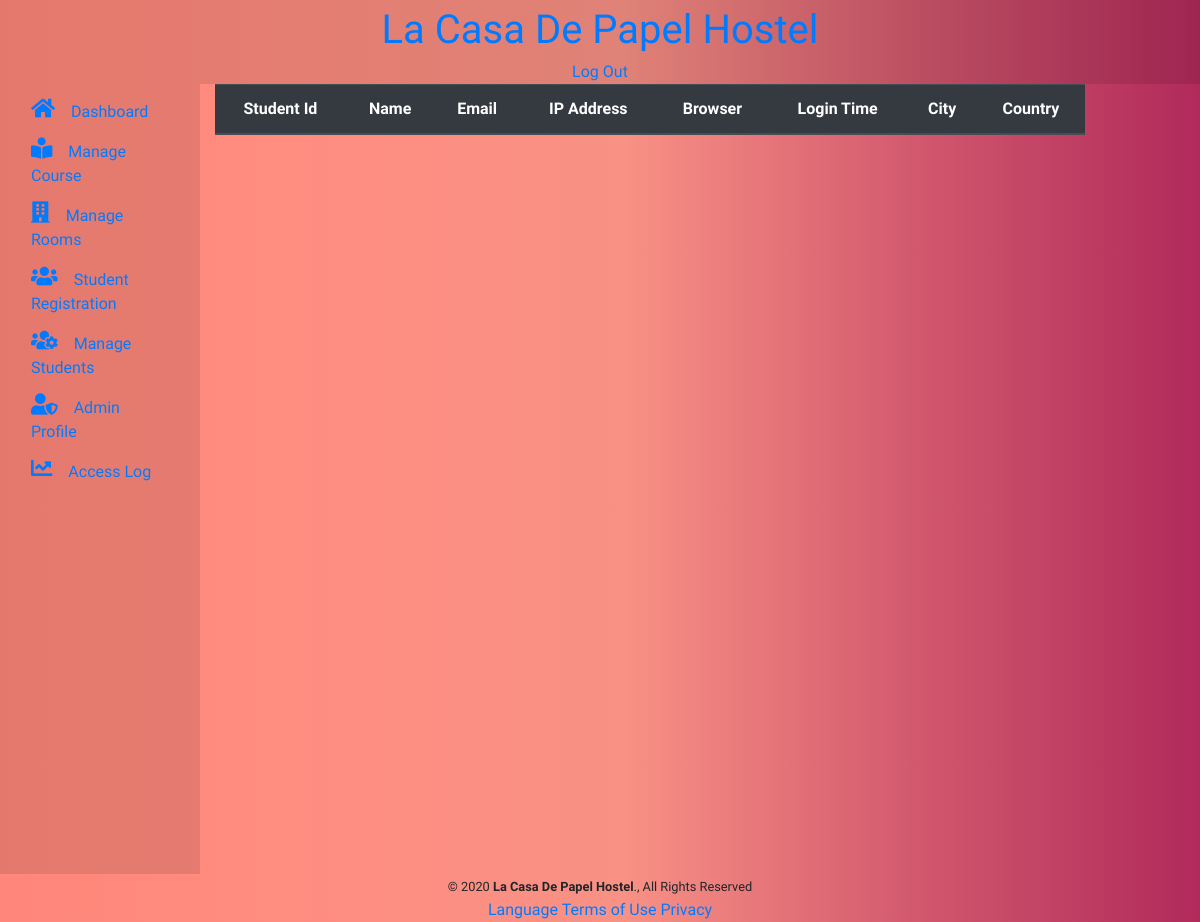
The page /admin/accesslog.php on the database as committed earlier.
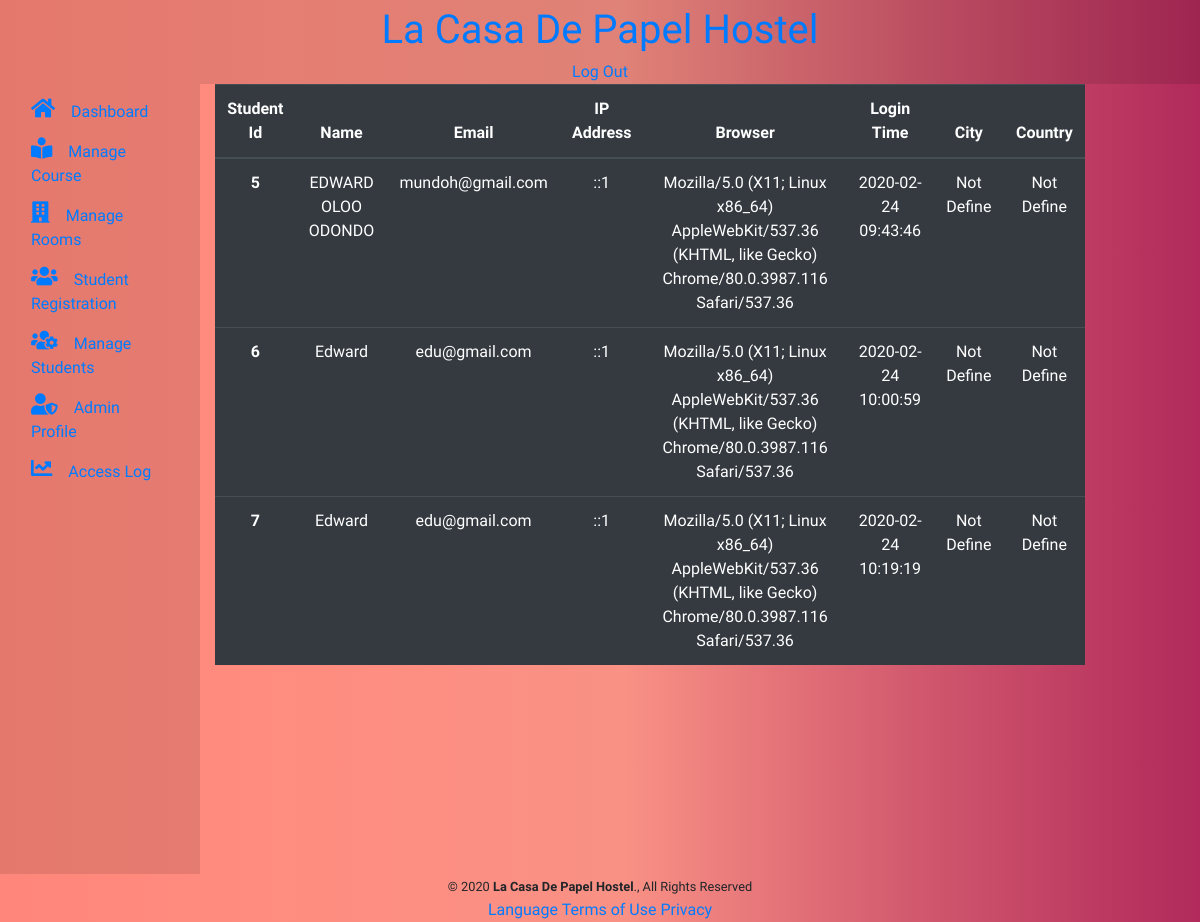
The same page on the database as committed later.
### tables this page shows
CREATE TABLE `adminlog` (
  `id` int(11) NOT NULL,
  `ipaddress` varchar(255) NOT NULL,
  `city` varchar(255) NOT NULL,
  `country` varchar(255) NOT NULL,
  `student_id` int(11) NOT NULL,
  `email` varchar(255) NOT NULL,
  `browser` varchar(255) NOT NULL,
  `name` varchar(255) NOT NULL,
  `logintime` timestamp NOT NULL DEFAULT current_timestamp() ON UPDATE current_timestamp()
);

### admin/accesslog.php (the view, shortened to what this page needs)
<?php
require_once '../db.php';
?>
<?php require_once 'header.php'; ?>
<div id="particles-js"></div>
<div class="container-fluid header">
    <nav class="db f3 dt-l w-100 border-box pa3 ph5-l">
        <div class="db dtc-l w-50-l tc tr-l">
            <a class="db dtc-l v-mid f3 mid-gray link dim w-100 w-25-l tc tl-l mb2 mb0-l link-head" href="#"
                title="Home">
                La Casa De Papel Hostel
            </a>
        </div>
        <div class="db dtc-l v-mid  w-50-l tc tr-l">
            <a class="link dim dark-gray f3 dib mr3 mr4-l" href="logout.php" title="Log Out">Log Out</a>
        </div>
    </nav>
</div>
<?php require_once 'sidebar.php'; ?>
<div class="col-md-9">
<table class="table table-dark">
    <thead class="thead-dark">
        <tr>
            <th scope="col">Student Id</th>
            <th scope="col">Name</th>
            <th scope="col">Email</th>
            <th scope="col">IP Address</th>
            <th scope="col">Browser</th>
            <th scope="col">Login Time</th>
            <th scope="col">City</th>
            <th scope="col">Country</th>
        </tr>
    </thead>
    <tbody>
        <?php $sql = "SELECT * FROM adminlog";
                        $query = $conn->query($sql);
                        while($row = $query->fetch_assoc()){ ?>
        <tr>
            <th scope="row"><?php echo $row['student_id'] ?></th>
            <td><?php echo $row['name'] ?></td>
            <td><?php echo $row['email'] ?></td>
            <td><?php echo $row['ipaddress'] ?></td>
            <td><?php echo $row['browser'] ?></td>
            <td><?php echo $row['logintime'] ?></td>
            <td><?php echo $row['city'] ?></td>
            <td><?php echo $row['country'] ?></td>
        </tr>
        <?php } ?>
    </tbody>
</table>
</div>
                        </div>
                        </div>
<?php require_once 'footer.php'; ?>

### admin/header.php (shortened to what this page needs)
<!DOCTYPE html>
<html lang="en">
<head>
    <link rel="stylesheet" href="https://stackpath.bootstrapcdn.com/bootstrap/4.4.1/css/bootstrap.min.css"
>
    <link rel="stylesheet" href="https://unpkg.com/tachyons@4.10.0/css/tachyons.min.css" />
    <link rel="stylesheet" href="https://use.fontawesome.com/releases/v5.8.2/css/all.css">
    <link rel="stylesheet" href="assets/css/style.css">
</head>
<body>

### admin/sidebar.php
<div class="container-fluid">
  <div class="row">
    <nav class="col-md-2 d-none d-md-block sidebar">
      <div class="sidebar-sticky">
        <ul class="nav flex-column">
            <li class="nav-item">
                <a class="nav-link active bg-animate black-80 hover-bg-lightest-blue" href="dashboard.php">
                <i class="fas fa-home fa-lg"></i>
                  Dashboard
                </a>
              </li>
          <li class="nav-item">
            <a class="nav-link bg-animate black-80 hover-bg-light-green" href="course.php">
              <i class="fas fa-book-reader fa-lg"></i>
              Manage Course
            </a>
          </li>
          <li class="nav-item">
            <a class="nav-link bg-animate black-80 hover-bg-light-blue" href="room.php">
                <i class="fas fa-building fa-lg"></i>
              Manage Rooms
            </a>
          </li>
          <li class="nav-item">
            <a class="nav-link bg-animate black-80 hover-bg-light-pink" href="registerstudent.php">
            <i class="fas fa-users fa-lg"></i>
              Student Registration
            </a>
          </li>
          <li class="nav-item">
            <a class="nav-link bg-animate black-80 hover-bg-light-yellow" href="managestudent.php">
            <i class="fas fa-users-cog fa-lg"></i>
              Manage Students
            </a>
          </li>
          <li class="nav-item">
            <a class="nav-link bg-animate black-80 hover-bg-lightest-blue" href="adminprofile.php">
                <i class="fas fa-user-shield fa-lg"></i>
              Admin Profile
            </a>
          </li>
          <li class="nav-item">
            <a class="nav-link bg-animate black-80 hover-bg-light-blue" href="accesslog.php">
                <i class="fas fa-chart-line fa-lg"></i>
              Access Log
            </a>
          </li>
        </ul>
      </div>
    </nav>

### admin/footer.php (shortened to what this page needs)
<footer class="pv4 ph3 ph5-m ph6-l mid-gray">
            <small class="f6 db tc">© 2020 <b class="ttu">La Casa De Papel Hostel</b>., All Rights Reserved</small>
            <div class="tc mt3">
                <a href="/language/" title="Language" class="f6 dib ph2 link mid-gray dim">Language</a>
                <a href="/terms/" title="Terms" class="f6 dib ph2 link mid-gray dim">Terms of Use</a>
                <a href="/privacy/" title="Privacy" class="f6 dib ph2 link mid-gray dim">Privacy</a>
            </div>
        </footer>
</body>
</html>

### admin/assets/css/style.css (style rules this page uses)
body { text-align: center; justify-content: center; background-image: linear-gradient(to right, #ff8177 0%, #ff867a 0%, #ff8c7f 21%, #f99185 52%, #cf556c 78%, #b12a5b 100%); font-family: 'Acme', sans-serif; }
#particles-js { position: fixed; top: 0; right: 0; bottom: 0; left: 0; z-index: -1; }
.link-head { font-size: 2.5rem; }
.header { background-color: rgba(0, 0, 0, .1); }
.sidebar-sticky { position: relative; top: 0; height: calc(100vh - 10px); padding-top: .5rem; overflow-x: hidden; overflow-y: auto; }
.sidebar-sticky i { padding-right: 1rem; float: left; }
.sidebar-sticky li { text-align: left; }
.sidebar { background-color: rgba(0, 0, 0, .1); }

Rows that differ between the two databases and show on the page:
added adminlog: student "5", name "EDWARD OLOO ODONDO", email "mundoh@gmail.com", ipaddress "::1", browser "Mozilla/5.0 (X11; Linux x86_64) AppleWebKit/537.36 (KHTML, like Gecko) Chrome/80.0.3987.116 Safari/537.36", logintime "2020-02-24 09:43:46", city "Not Define", country "Not Define"
added adminlog: student "6", name "Edward", email "edu@gmail.com", ipaddress "::1", browser "Mozilla/5.0 (X11; Linux x86_64) AppleWebKit/537.36 (KHTML, like Gecko) Chrome/80.0.3987.116 Safari/537.36", logintime "2020-02-24 10:00:59", city "Not Define", country "Not Define"
added adminlog: student "7", name "Edward", email "edu@gmail.com", ipaddress "::1", browser "Mozilla/5.0 (X11; Linux x86_64) AppleWebKit/537.36 (KHTML, like Gecko) Chrome/80.0.3987.116 Safari/537.36", logintime "2020-02-24 10:19:19", city "Not Define", country "Not Define"
